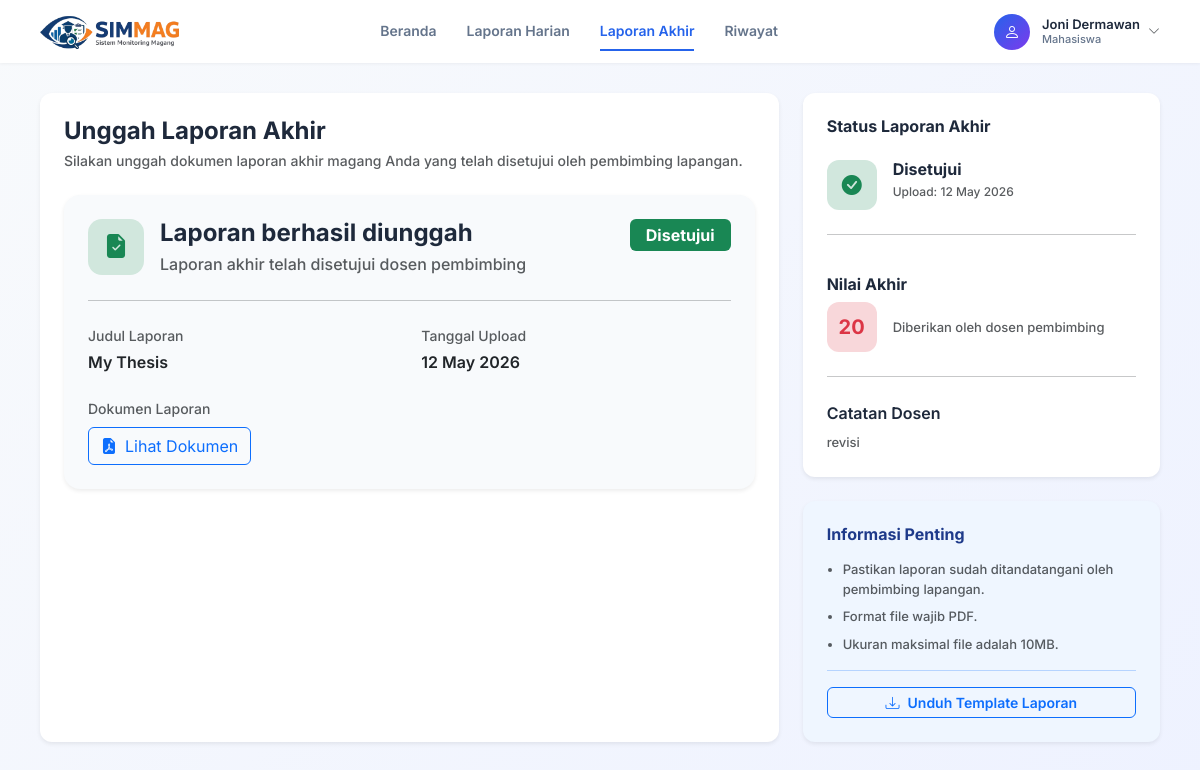
/mahasiswa/laporan_akhir.php (signed in), run on the app's committed database.
### tables this page shows
CREATE TABLE `mahasiswa` (
  `id_mahasiswa` int(11) NOT NULL,
  `NIM` varchar(20) NOT NULL,
  `nama` varchar(100) NOT NULL,
  `email` varchar(100) NOT NULL,
  `prodi` varchar(100) NOT NULL,
  `password` varchar(255) NOT NULL,
  `no_hp` varchar(20) DEFAULT NULL
);

CREATE TABLE `laporan_akhir` (
  `id_laporan_akhir` int(11) NOT NULL,
  `id_mahasiswa` int(11) NOT NULL,
  `file_laporan` varchar(255) NOT NULL,
  `tanggal_upload` date NOT NULL,
  `status_review` varchar(20) NOT NULL DEFAULT 'pending',
  `judul_laporan` varchar(255) DEFAULT NULL,
  `catatan_dosen` text DEFAULT NULL
);

CREATE TABLE `nilai_akhir` (
  `id_nilaiAkhir` int(11) NOT NULL,
  `id_mahasiswa` int(11) NOT NULL,
  `id_dosen` int(11) NOT NULL,
  `nilai` int(11) NOT NULL CHECK (`nilai` >= 0 and `nilai` <= 100),
  `tanggal_penilaian` date NOT NULL
);

### mahasiswa/laporan_akhir.php (the view, shortened to what this page needs)
<?php
$user = $_SESSION['user'];
$db = new Database();
$conn = $db->getConnection();
$page = "laporan_akhir";
$stmt = $conn->prepare("SELECT * FROM mahasiswa WHERE id_mahasiswa = ?");
$stmt->execute([$user['id']]);
$mahasiswa = $stmt->fetch(PDO::FETCH_ASSOC);
$nama_mahasiswa = $mahasiswa['nama'];
$stmtLaporan = $conn->prepare("SELECT * FROM laporan_akhir WHERE id_mahasiswa = ? LIMIT 1");
$stmtLaporan->execute([$user['id']]);
$laporan_akhir = $stmtLaporan->fetch(PDO::FETCH_ASSOC);
$stmtNilai = $conn->prepare("SELECT * FROM nilai_akhir WHERE id_mahasiswa = ? ORDER BY tanggal_penilaian DESC LIMIT 1");
$stmtNilai->execute([$user['id']]);
$nilai = $stmtNilai->fetch(PDO::FETCH_ASSOC);
?>
<!DOCTYPE html>
<html lang="id">
<head>
    <link href="https://cdn.jsdelivr.net/npm/bootstrap@5.3.0/dist/css/bootstrap.min.css" rel="stylesheet">
    <link href="https://cdn.jsdelivr.net/npm/bootstrap-icons/font/bootstrap-icons.css" rel="stylesheet">
    <link rel="stylesheet" href="assets/css/mahasiswa_navbar.css">
    <link rel="stylesheet" href="assets/css/mahasiswa.css">
</head>
<body>
    <div class="top-navbar">
        <div class="navbar-brand">
            <img src="assets/logo.png" alt="SIMMAG">
        </div>
        <div class="nav-center">
            <a href="magang_aktif.php" class="<?= ($page == 'magang_aktif') ? 'active' : '' ?>">Beranda</a>
            <a href="laporan_harian.php" class="<?= ($page == 'laporan_harian') ? 'active' : '' ?>">Laporan Harian</a>
            <a href="laporan_akhir.php" class="<?= ($page == 'laporan_akhir') ? 'active' : '' ?>">Laporan Akhir</a>
            <a href="riwayat.php" class="<?= ($page == 'riwayat') ? 'active' : '' ?>">Riwayat</a>
        </div>
        <div class="nav-right">
            <div class="profile-section">
                <div class="profile-wrapper">
                    <div class="profile-info" id="profileToggle" style="cursor:pointer;">
                        <div class="profile-avatar"><i class="bi bi-person"></i></div>
                        <div class="profile-text">
                            <div class="name"><?= $nama_mahasiswa ?></div>
                            <div class="role">Mahasiswa</div>
                        </div>
                        <i class="bi bi-chevron-down ms-2 text-muted" style="font-size: 12px;"></i>
                    </div>
                </div>
            </div>
        </div>
    </div>
    <div class="main-container">
        <div class="row g-4">
            <div class="col-md-8">
                <div class="card p-4 border-0 shadow-sm" style="border-radius: 12px; height: 100%;">
                    <h4 class="mb-1 fw-bold" style="color: #1e293b;">Unggah Laporan Akhir</h4>
                    <p class="text-muted mb-4" style="font-size: 14px;">Silakan unggah dokumen laporan akhir magang Anda yang telah disetujui oleh pembimbing lapangan.</p>
                    <?php if (!$laporan_akhir): ?>
                        <form action="store_laporan_akhir.php" method="POST" enctype="multipart/form-data">
                            <input type="hidden" name="id_mahasiswa" value="<?= $user['id'] ?>">
                            <div class="mb-4">
                                <label class="form-label fw-semibold" style="color: #475569; font-size: 13px;">Judul Laporan</label>
                                <input type="text" name="judul_laporan" class="form-control" style="border-radius: 8px;" placeholder="Masukkan judul laporan akhir" required>
                            </div>
                            <div class="mb-4">
                                <label class="form-label fw-semibold" style="color: #475569; font-size: 13px;">Dokumen Laporan Akhir (PDF)</label>
                                <div class="border border-dashed p-5 text-center mt-2" style="border-radius: 12px; border-width: 2px; border-color: #cbd5e1; background: #f8fafc; border-style: dashed;">
                                    <div class="mb-3">
                                        <div class="d-inline-flex align-items-center justify-content-center bg-white shadow-sm" style="width: 60px; height: 60px; border-radius: 50%;">
                                            <i class="bi bi-cloud-arrow-up text-primary" style="font-size: 28px;"></i>
                                        </div>
                                    </div>
                                    <h6 class="fw-bold mb-1" style="color: #1e293b;">Klik untuk unggah file</h6>
                                    <p class="text-muted small mb-3">Atau seret dan lepas file ke area ini (Maks. 10MB)</p>
                                    <input type="file" name="file_laporan" class="form-control" accept=".pdf" required>
                                </div>
                            </div>
                            <button type="submit" class="btn btn-primary px-4 py-2 fw-semibold w-100" style="border-radius: 8px; background: linear-gradient(135deg, #2563eb, #7c3aed); border: none;">Kirim Laporan Akhir</button>
                        </form>
                    <?php else: ?>
                        <div class="card border-0 shadow-sm" style="border-radius: 16px; background: #f8fafc;">
                            <div class="card-body p-4">
                                <div class="d-flex align-items-start justify-content-between flex-wrap gap-3">
                                    <div class="d-flex align-items-start">
                                        <div class="bg-success-subtle text-success d-flex justify-content-center align-items-center me-3" style="width: 56px; height: 56px; border-radius: 14px;">
                                            <i class="bi bi-file-earmark-check-fill" style="font-size: 24px;"></i>
                                        </div>
                                        <div>
                                            <h4 class="fw-bold mb-1" style="color: #1e293b;">Laporan berhasil diunggah</h4>
                                            <p class="text-muted mb-0">
                                                <?php if ($laporan_akhir['status_review'] == 'Menunggu'): ?>
                                                    Menunggu review dosen pembimbing
                                                <?php elseif ($laporan_akhir['status_review'] == 'Disetujui'): ?>
                                                    Laporan akhir telah disetujui dosen pembimbing
                                                <?php else: ?>
                                                    Laporan perlu direvisi sesuai catatan dosen
                                                <?php endif; ?>
                                            </p>
                                        </div>
                                    </div>
                                    <div>
                                        <?php if ($laporan_akhir['status_review'] == 'Menunggu'): ?>
                                            <span class="badge bg-warning text-dark px-3 py-2 fs-6">Menunggu Review</span>
                                        <?php elseif ($laporan_akhir['status_review'] == 'Disetujui'): ?>
                                            <span class="badge bg-success px-3 py-2 fs-6">Disetujui</span>
                                        <?php elseif ($laporan_akhir['status_review'] == 'Revisi'): ?>
                                            <span class="badge bg-info px-3 py-2 fs-6">Revisi</span>
                                        <?php elseif ($laporan_akhir['status_review'] == 'Ditolak'): ?>
                                            <span class="badge bg-danger px-3 py-2 fs-6">Ditolak</span>
                                        <?php endif; ?>
                                    </div>
                                </div>
                                <hr class="my-4">
                                <div class="row g-4">
                                    <div class="col-md-6">
                                        <div class="text-muted small mb-1">Judul Laporan</div>
                                        <div class="fw-semibold text-dark"><?= htmlspecialchars($laporan_akhir['judul_laporan']) ?></div>
                                    </div>
                                    <div class="col-md-6">
                                        <div class="text-muted small mb-1">Tanggal Upload</div>
                                        <div class="fw-semibold text-dark"><?= date('d F Y', strtotime($laporan_akhir['tanggal_upload'])) ?></div>
                                    </div>
                                </div>
                                <div class="mt-4">
                                    <div class="text-muted small mb-2">Dokumen Laporan</div>
                                    <a href="../uploads/<?= $laporan_akhir['file_laporan'] ?>" target="_blank" class="btn btn-outline-primary">
                                        <i class="bi bi-file-earmark-pdf-fill me-2"></i>Lihat Dokumen
                                    </a>
                                </div>
                            </div>
                        </div>
                    <?php endif; ?>
                </div>
            </div>
            <div class="col-md-4">
                <div class="card p-4 border-0 shadow-sm mb-4" style="border-radius: 12px;">
                    <h6 class="fw-bold mb-4" style="color: #1e293b;">Status Laporan Akhir</h6>
                    <div class="d-flex align-items-start">
                        <div class="<?php
                                    if (!$laporan_akhir) echo 'bg-warning-subtle text-warning';
                                    elseif ($laporan_akhir['status_review'] == 'Disetujui') echo 'bg-success-subtle text-success';
                                    elseif ($laporan_akhir['status_review'] == 'Ditolak') echo 'bg-danger-subtle text-danger';
                                    elseif ($laporan_akhir['status_review'] == 'Revisi') echo 'bg-info-subtle text-info';
                                    else echo 'bg-warning-subtle text-warning';
                                    ?> d-flex justify-content-center align-items-center me-3" style="width: 50px; height: 50px; border-radius: 12px;">
                            <?php if (!$laporan_akhir): ?>
                                <i class="bi bi-hourglass-split" style="font-size: 20px;"></i>
                            <?php elseif ($laporan_akhir['status_review'] == 'Disetujui'): ?>
                                <i class="bi bi-check-circle-fill" style="font-size: 20px;"></i>
                            <?php elseif ($laporan_akhir['status_review'] == 'Ditolak'): ?>
                                <i class="bi bi-x-circle-fill" style="font-size: 20px;"></i>
                            <?php elseif ($laporan_akhir['status_review'] == 'Revisi'): ?>
                                <i class="bi bi-pencil-square" style="font-size: 20px;"></i>
                            <?php else: ?>
                                <i class="bi bi-clock-history" style="font-size: 20px;"></i>
                            <?php endif; ?>
                        </div>
                        <div>
                            <?php if (!$laporan_akhir): ?>
                                <h6 class="mb-1 fw-bold" style="color: #1e293b;">Belum Dikumpulkan</h6>
                                <p class="mb-0 text-muted" style="font-size: 12px;">Silakan unggah laporan akhir Anda</p>
                            <?php else: ?>
                                <h6 class="mb-1 fw-bold" style="color: #1e293b;"><?= $laporan_akhir['status_review'] ?></h6>
                                <p class="mb-0 text-muted" style="font-size: 12px;">Upload: <?= date('d F Y', strtotime($laporan_akhir['tanggal_upload'])) ?></p>
                            <?php endif; ?>
                        </div>
                    </div>
                    <?php if ($laporan_akhir && $laporan_akhir['status_review'] == 'Disetujui' && $nilai): ?>
                        <?php
                        $nilaiAngka = $nilai['nilai'];
                        if ($nilaiAngka < 60) $nilaiClass = 'danger';
                        elseif ($nilaiAngka < 70) $nilaiClass = 'warning';
                        elseif ($nilaiAngka < 85) $nilaiClass = 'primary';
                        else $nilaiClass = 'success';
                        ?>
                        <hr class="my-4">
                        <div class="mt-3">
                            <h6 class="fw-bold mb-2" style="color: #1e293b;">Nilai Akhir</h6>
                            <div class="d-flex align-items-center">
                                <div class="bg-<?= $nilaiClass ?>-subtle text-<?= $nilaiClass ?> fw-bold d-flex align-items-center justify-content-center me-3" style="width: 50px; height: 50px; border-radius: 12px; font-size: 20px;"><?= $nilai['nilai'] ?></div>
                                <div class="text-muted" style="font-size: 13px;">Diberikan oleh dosen pembimbing</div>
                            </div>
                        </div>
                    <?php endif; ?>
                    <?php if ($laporan_akhir && !empty($laporan_akhir['catatan_dosen'])): ?>
                        <hr class="my-4">
                        <div>
                            <div class="fw-semibold mb-2" style="color: #1e293b;">Catatan Dosen</div>
                            <div class="text-muted" style="font-size: 13px;"><?= nl2br(htmlspecialchars($laporan_akhir['catatan_dosen'])) ?></div>
                        </div>
                    <?php endif; ?>
                </div>
                <div class="card p-4 border-0 shadow-sm" style="border-radius: 12px; background: #eff6ff; border: 1px solid #bfdbfe;">
                    <h6 class="fw-bold mb-3" style="color: #1e3a8a;">Informasi Penting</h6>
                    <ul class="text-muted ps-3 mb-0" style="font-size: 13px;">
                        <li class="mb-2">Pastikan laporan sudah ditandatangani oleh pembimbing lapangan.</li>
                        <li class="mb-2">Format file wajib PDF.</li>
                        <li class="mb-0">Ukuran maksimal file adalah 10MB.</li>
                    </ul>
                    <hr class="my-3 border-primary opacity-25">
                    <a href="../uploads/template.pdf" download class="btn btn-outline-primary btn-sm w-100 fw-semibold" style="border-radius: 6px;">
                        <i class="bi bi-download me-2"></i>Unduh Template Laporan
                    </a>
                </div>
            </div>
        </div>
    </div>
</body>
</html>

### data on the page
mahasiswa: nama "Joni Dermawan"
laporan_akhir: judul_laporan "My Thesis", tanggal_upload "12 May 2026", status_review "Disetujui", catatan_dosen "revisi"
nilai_akhir: nilai "20"
